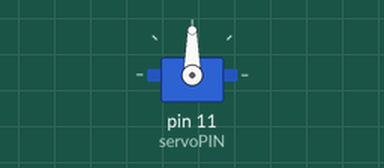
Simulated run of this program. Board: Raspberry Pi (header pin numbers). Parts: servo. Servo angles are drawn from the pulse width (0.5 ms = 0°, 2.5 ms = 180°).

Above: at 0.05 s.
At 1.5 s:
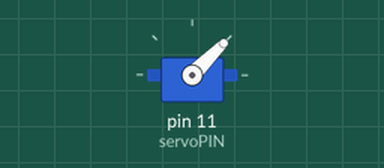
At 3.0 s:
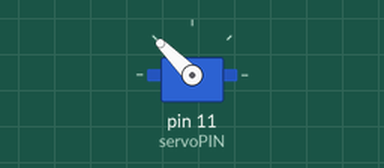
Timing chart, 0 to 6.9 s (numbered marks = the images above):
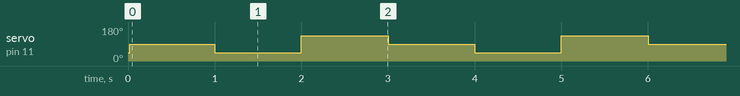

The program:

dobby_beta.py
```python
import RPi.GPIO as GPIO
import time

#5V(red) -> pin 4
#GND(black) -> pin 6
#servo motor -> pin 11 (GPIO17)

servoPIN = 11

GPIO.setmode(GPIO.BOARD)

GPIO.setup(servoPIN, GPIO.OUT)

p = GPIO.PWM(servoPIN, 50)

#servo having 20ms cycles, dc=0.5/20 X100 = 2.5% ->90degree

p.start(5) #initialization, 0degree

try:
    while True:
        p.ChangeDutyCycle(7.5)  # turn towards 90 degree
        time.sleep(1) # sleep 1 second
        p.ChangeDutyCycle(5)  # turn towards 0 degree
        time.sleep(1) # sleep 1 second
        p.ChangeDutyCycle(10) # turn towards 180 degree
        time.sleep(1) # sleep 1 second

except KeyboardInterrupt:
    p.stop()
    GPIO.cleanup()
```

Measured:
- by itself, servo on pin 11 (servoPIN): repeats every 3.0 s: 45° 1.0 s, 135° 1.0 s, 90° 1.0 s
